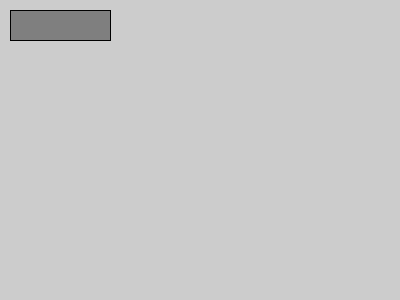
Frame 1 (no input)
Frame 60 (the mouse pressed at the canvas centre just before this capture): identical to frame 1, image omitted
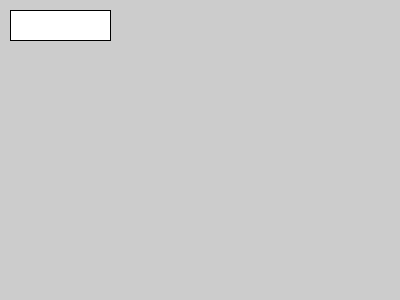
Frame 120 (the mouse held since frame 60 and released just before this capture)

The Processing sketch that drew these frames (run headless with seeded random() and noise(); from frame 60 on, the mouse is pressed at the canvas centre):

// Processing sketch: sketch_045_button_grafico
// ── sketch_045_button_grafico.pde
Button bt = new Button(10,10);

void setup() {
   size(400, 300);
}

void draw() {
  bt.draw();
}

void mousePressed() {
  bt.clicked();
}
// ── Button.pde
public class Button {

  int x,y;
  int w, h;
  boolean clicked; 
  
  public Button(int x, int y){
    this.x = x;
    this.y = y;
    this.w = 100;
    this.h = 30;
    clicked = false;
  }
  
  public void draw(){
    if (clicked) {
      fill(255);      
    } else {
      fill(127);
    }
    stroke(0);
    rect(x,y, w,h);
  }
  
  public void clicked(){
    clicked = !clicked;
  }
}
